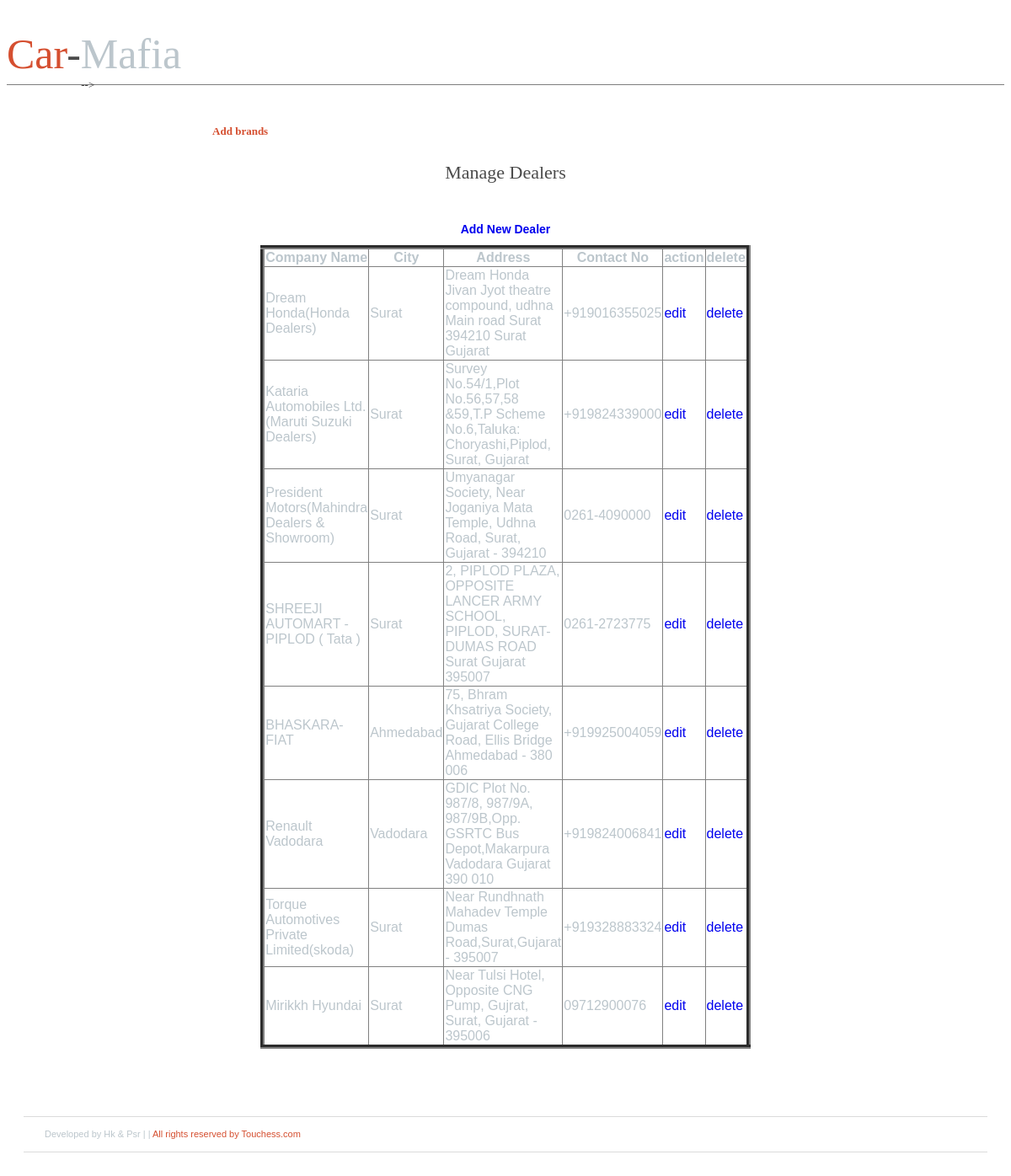
The app's page /managedealers.php with its own data.
### tables this page shows
CREATE TABLE IF NOT EXISTS `dealers` (
`did` int(20) NOT NULL,
  `cn` varchar(100) NOT NULL,
  `city` varchar(100) NOT NULL,
  `addd` varchar(100) NOT NULL,
  `cno` varchar(20) NOT NULL
);

### controller.php (called while the page is built, shortened)
<?php
    include("model.php");
    class reqres
    {
        function dlr()
        {
            $t= new database();
            $m=$t->dlr();
            return $m;
        }
    }
?>

### model.php (called while the page is built, shortened)
<?php
    class database
    {
        function dlr()
        {
            $sel=mysql_query("select * from dealers") or die (mysql_error());
            return $sel;
        }
    }
?>

### managedealers.php (the view, shortened to what this page needs)
<?php
include("controller.php");
    $c= new reqres();
    $r=$c->dlr();
  ?>
  <html>
    <head>
        <link rel="stylesheet" href="css/screen.css" type="text/css" media="screen" title="default">
    </head>
    <body>
    <div>
        <?php
    include("header.php");
?>
</div>
        <form action="" method="post">
            <table  class="bac" style="color:#BCC6CC; height: 36%; width: 251px;" align="center"  border="5" >            <caption><h1>Manage Dealers</h1> <br/>
            <h3><a href="dealer.php">Add New Dealer</a> </h3></caption>
                <tR>
                    <th>Company Name</th>
                    <th>City</th>
                    <th>Address</th>
                    <th>Contact No</th>
                    <th>action</th>
                    <th >delete</th>
                </tR>
                <?php
                while($g=mysql_fetch_array($r))
                {
                    ?>
                        <tR>
                            <td><?php echo $g[1];?></td>
                            <td><?php echo $g[2];?></td>
                            <td><?php echo $g[3];?></td>
                            <td><?php echo $g[4];?></td>
                            <td><a href="dealer.php?e=<?php echo $g[0];?>">edit</a></td>
                            <td><a href="dealer_delete.php?d=<?php echo $g[0];?>">delete</a></td>
                        </tR>
                    <?php
                }
                ?>
            </table>
        </form>
        <div>
     <?php
       include("footer.php");
    ?>
  </div>
    </body>
</html>

### screen.css (style rules this page uses)
h1 { color: #4b4b4b; font-family: Tahoma; font-size: 22px; line-height: 24px; font-weight: normal; }
h3 { color: #92b22c; font-size: 14px; font-weight: bold; line-height: 18px; margin-bottom: 10px; }
.bac { background: transparent; -ms-filter: "progid: DXImageTransform.Microsoft.gradient(startColorstr=#77ffffff, endColorstr=#77ffffff)"; filter: progid: DXImageTransform.Microsoft.gradient(startColorstr=#77ffffff, endColorstr=#77ffffff); zoom: 1; }
table { border-collapse: collapse; }
a { outline: none; text-decoration: none; }
form { margin: 0; padding: 0; }

### records on screen
dealers: cn "Dream Honda(Honda Dealers)", city "Surat", addd "Dream Honda Jivan Jyot theatre compound, udhna Main road Surat 394210 Surat Gujarat", cno "+919016355025"
dealers: cn "Kataria Automobiles Ltd.(Maruti Suzuki Dealers)", city "Surat", addd "Survey No.54/1,Plot No.56,57,58 &59,T.P Scheme No.6,Taluka: Choryashi,Piplod, Surat, Gujarat", cno "+919824339000"
dealers: cn "President Motors(Mahindra Dealers & Showroom)", city "Surat", addd "Umyanagar Society, Near Joganiya Mata Temple, Udhna Road, Surat, Gujarat - 394210", cno "0261-4090000"
dealers: cn "SHREEJI AUTOMART - PIPLOD ( Tata )", city "Surat", addd "2, PIPLOD PLAZA, OPPOSITE LANCER ARMY SCHOOL, PIPLOD, SURAT-DUMAS ROAD Surat Gujarat 395007", cno "0261-2723775"
dealers: cn "BHASKARA-FIAT", city "Ahmedabad", addd "75, Bhram Khsatriya Society, Gujarat College Road, Ellis Bridge Ahmedabad - 380 006", cno "+919925004059"
dealers: cn "Renault Vadodara", city "Vadodara", addd "GDIC Plot No. 987/8, 987/9A, 987/9B,Opp. GSRTC Bus Depot,Makarpura Vadodara Gujarat 390 010", cno "+919824006841"
dealers: cn "Torque Automotives Private Limited(skoda)", city "Surat", addd "Near Rundhnath Mahadev Temple Dumas Road,Surat,Gujarat - 395007", cno "+919328883324"
dealers: cn "Mirikkh Hyundai", city "Surat", addd "Near Tulsi Hotel, Opposite CNG Pump, Gujrat, Surat, Gujarat - 395006", cno "09712900076"
